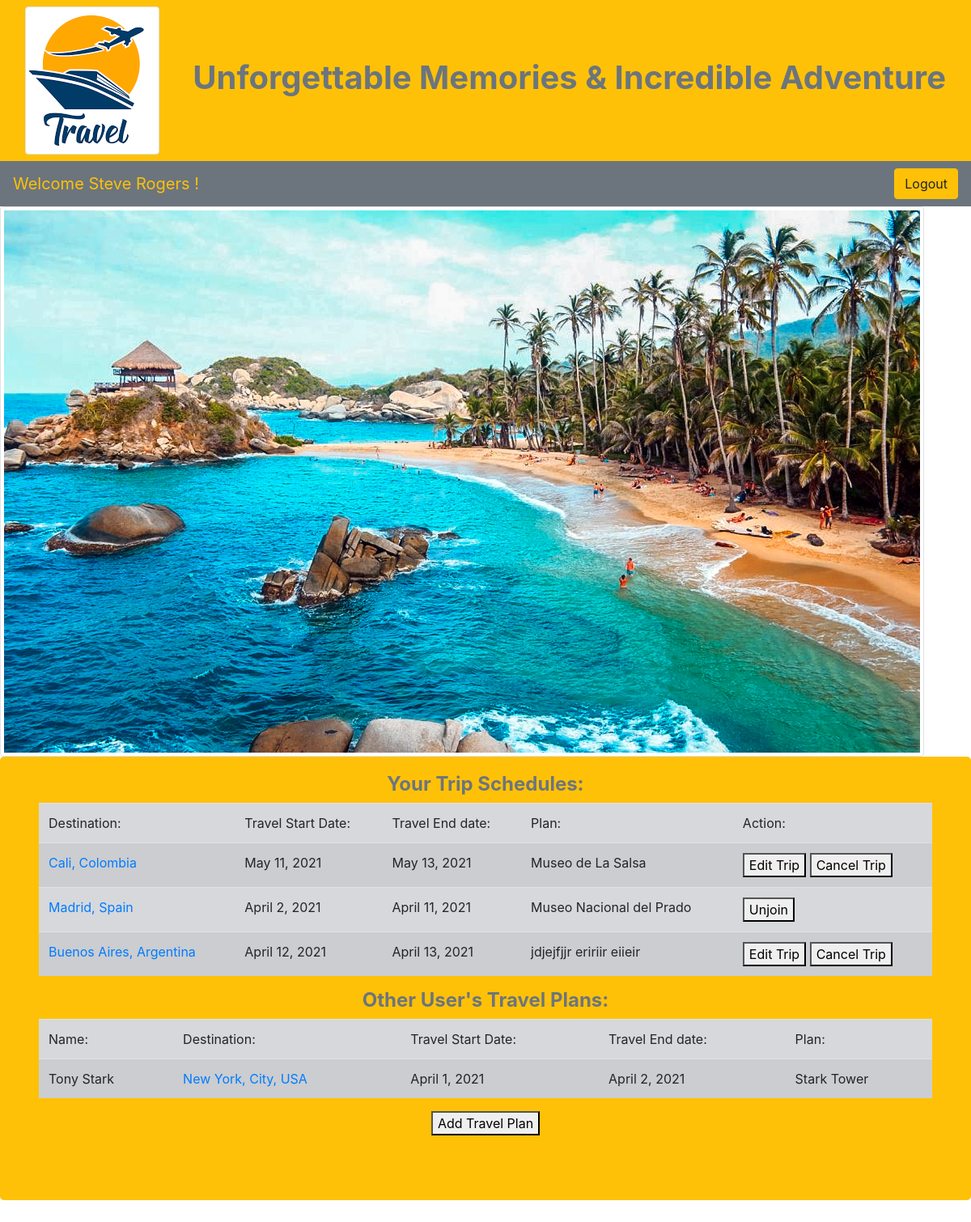
Screenshot of /main (signed in) with the database file from the repository.
### travel_app/models.py (models this page shows)
class User(models.Model):
    first_name = models.CharField(max_length=45)
    last_name = models.CharField(max_length=45)
    email = models.CharField(max_length=45)
    password = models.CharField(max_length=45)
    created_at = models.DateTimeField(auto_now_add=True)
    updated_at = models.DateTimeField(auto_now=True)
    objects = UserManager()

class Trip(models.Model):
    destination = models.CharField(max_length=45)
    desc = models.TextField()
    travel_date_from = models.DateField()
    travel_date_to = models.DateField()
    trips_joined = models.ManyToManyField(User, related_name="trips")
    planned_by = models.ForeignKey(User, related_name="trips_planned", on_delete = models.CASCADE, null=True)
    created_at = models.DateTimeField(auto_now_add=True)
    updated_at = models.DateTimeField(auto_now=True)
    objects = TripManager()

### travel_app/views.py (the view)
# urls.py: path('main', views.main),
def main(request):
    if "user_id" not in request.session:
        return redirect('/')
    context = {
        "trips_nah": Trip.objects.exclude(trips_joined=request.session['user_id']),
        "users_trips": Trip.objects.filter(trips_joined=request.session['user_id']),
        "user": User.objects.get(id=request.session['user_id']),
        "trips": Trip.objects.all()
    }
    return render(request, "main.html", context)

### travel_app/templates/main.html (shortened to what this page needs)
<!DOCTYPE html>
<html lang="en">
<head>
    <link rel="stylesheet" href="https://stackpath.bootstrapcdn.com/bootstrap/4.1.3/css/bootstrap.min.css">
    {% load static %}
</head>
<body>
    <nav class="navbar navbar-expand-md navbar-light bg-warning sticky-top">
        <div class="container-fluid">
            <img src="{% static 'images/images.png' %}" alt="logo" class="img-thumbnail">
            <h1 class="font-weight-bold text-secondary text-center">Unforgettable Memories & Incredible Adventure</h1>
        </div>
    </nav>
    <nav class="navbar navbar-dark bg-secondary text-warning">
        <a class="navbar-brand">Welcome {{user.first_name}} {{user.last_name}} !</a>
        <div>
            <a href="/logout" class="btn btn-warning">Logout</a>
        </div>
    </nav>
    <picture>
        <img src="{% static 'images/beach.jpeg' %}" alt="beach" class="img-fluid img-thumbnail">
    </picture>
    <div class="jumbotron pt-1 bg-warning">
        <div class="align-items-center p-3 min-vh-100 d-flex flex-column">
            <table class="table table-striped table-secondary">
                <h4 class="font-weight-bold text-secondary text-center">Your Trip Schedules:</h4>
                <thead>
                    <td>Destination:</td>
                    <td>Travel Start Date:</td>
                    <td>Travel End date:</td>
                    <td>Plan:</td>
                    <td>Action:</td>
                </thead>
                {% for trip in users_trips %}
                    <tr>
                        <td><a href="/trip/{{trip.id}}">{{trip.destination}}</a></td>
                        <td>{{trip.travel_date_from}}</td>
                        <td>{{trip.travel_date_to}}</td>
                        <td>{{trip.desc}}</td>
                        {% if request.session.user_id == trip.planned_by.id %}
                        <td><a href="/updateTrip/{{trip.id}}"><button>Edit Trip</button></a>
                        <a href="/delete/{{trip.id}}"><button>Cancel Trip</button></a>
                        </td>
                        {% else %}
                        <td><a href="/unjoinTrip/{{trip.id}}"><button>Unjoin</button></a></td>
                        {% endif %}
                    </tr>
                {% endfor %}
            </table>
            <table class="table table-striped table-secondary">
                <h4 class="font-weight-bold text-secondary text-center">Other User's Travel Plans:</h4>
                <thead>
                    <td>Name:</td>
                    <td>Destination:</td>
                    <td>Travel Start Date:</td>
                    <td>Travel End date:</td>
                    <td>Plan:</td>
                </thead>
                {% for trip in trips_nah %}
                    <tr>
                        <td>{{trip.planned_by.first_name}} {{trip.planned_by.last_name}}</td>
                        <td><a href="/trip/{{trip.id}}">{{trip.destination}}</a></td>
                        <td>{{trip.travel_date_from}}</td>
                        <td>{{trip.travel_date_to}}</td>
                        <td>{{trip.desc}}</td>
                    </tr>
                {% endfor %}
            </table>
            <a href="/addtrip"><button>Add Travel Plan</button></a>
        </div>
    </div>
</body>
</html>

### rows the page displays
User: first_name "Steve", last_name "Rogers"
Trip: destination "Cali, Colombia", travel_date_from "May 11, 2021", travel_date_to "May 13, 2021", desc "Museo de La Salsa"
Trip: destination "Madrid, Spain", travel_date_from "April 2, 2021", travel_date_to "April 11, 2021", desc "Museo Nacional del Prado"
Trip: destination "Buenos Aires, Argentina", travel_date_from "April 12, 2021", travel_date_to "April 13, 2021", desc "jdjejfjjr eririir eiieir"
Trip: planned_by.first_name "Tony", planned_by.last_name "Stark", destination "New York, City, USA", travel_date_from "April 1, 2021", travel_date_to "April 2, 2021", desc "Stark Tower"
